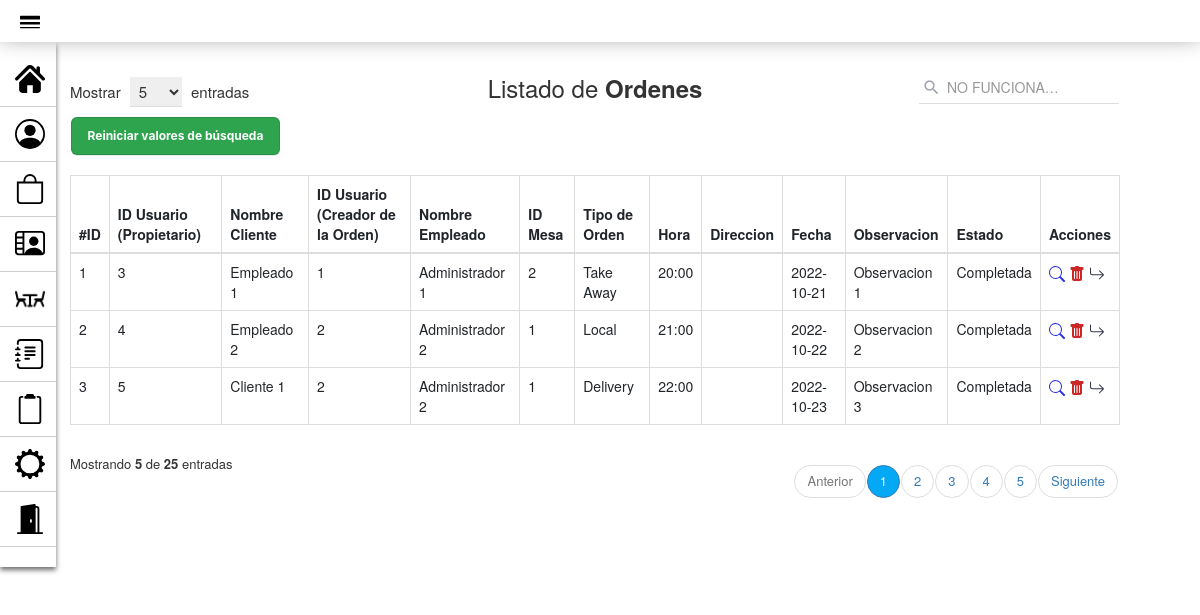
Screenshot of /PAGINA_GestionOrdenes.php with the database file from the repository.
### tables this page shows
CREATE TABLE `orden` (
  `id_orden` int(10) PRIMARY KEY NOT NULL AUTO_INCREMENT COMMENT 'ID de la orden',  
  `cliente_orden` int(10) NULL COMMENT 'Cliente al que le corresponde la orden',
  `empleado_orden` int(10) NULL COMMENT 'Empleado que realizó la orden',
  `mesa_orden` int(10) NULL COMMENT 'Mesa asignada a la orden',
  `tipo_orden` enum('Local','Take Away','Delivery') NULL COMMENT 'Tipo de orden',
  `hora` varchar(5) NOT NULL COMMENT 'Hora de la orden',
  `direccion` varchar(80) NULL COMMENT 'Dirección de la orden',
  `fecha` date NOT NULL COMMENT 'Fecha de la orden realizada',
  `observacion` varchar(90) NULL COMMENT 'Comentarios para el pedido',
  `estado_orden` enum('Generandose...','Pendiente','En Proceso','Completada') NOT NULL COMMENT 'Estado de la orden',
  CONSTRAINT cliente_orden FOREIGN KEY (cliente_orden) REFERENCES usuario(id_usuario),
  CONSTRAINT empleado_orden FOREIGN KEY (empleado_orden) REFERENCES usuario(id_usuario),
  CONSTRAINT mesa_orden FOREIGN KEY (mesa_orden) REFERENCES mesa(id_mesa)
);

### modelo/conexion.php (called while the page is built)
<?php
class Conectar{
    public static function conexion (){
        try{
            $host ="localhost";
            $user ="root";
            $pass="";
            $bd="proyecto_grupo2";
            $con = mysqli_connect($host,$user,$pass);
            mysqli_select_db($con,$bd);
            return $con;
        }catch(Exception $e){
    die('Error'.$e->getMessage());
    echo "La linea de error " . $e->getLine();
        }
    }
    }
?>

### modelo/Orden.php (called while the page is built, shortened)
<?php
class Orden
{
    private $con;
    private $orden;
    public function __construct()
    {
        require_once("conexion.php");
        $this->con = conectar::conexion();
    }
    public function listar_ordenes()
    {
        $sql = "SELECT *
        FROM orden ORDER BY id_orden";
        $query = mysqli_query($this->con, $sql);
        while ($filas = mysqli_fetch_array($query)) {
            $this->orden[] = $filas;
        }
        return $this->orden;
    }
}
?>

### vista/Orden_VISTA.php (the view, shortened to what this page needs)
<!DOCTYPE html>
<html lang="es">
<head>
    <link rel="stylesheet" href="assets/styles2.css">
    <link href="https://cdn.jsdelivr.net/npm/bootstrap@5.2.0/dist/css/bootstrap.min.css" rel="stylesheet">
    <link href="https://maxcdn.bootstrapcdn.com/bootstrap/3.3.7/css/bootstrap.min.css" rel="stylesheet">
</head>
<body>
    <div class="container">
        <div class="table-responsive">
            <div class="table-wrapper">
                <div class="table-title">
                    <div class="row">
                        <div class="col-xs-4">
                            <div class="show-entries">
                                <span>Mostrar</span>
                                <select>
                                    <option>5</option>
                                </select>
                                <span>entradas</span>
                            </div>
                        </div>
                        <div class="col-xs-4">
                            <h2 class="text-center">Listado de <b>Ordenes</b></h2>
                        </div>
                        <?php require_once("vista/BUSCAR_Orden_VISTA.php"); ?>
                        <table class="table table-bordered">
                            <thead>
                                <tr>
                                    <th>#ID</th>
                                    <th>ID Usuario (Propietario)</th>
                                    <th>Nombre Cliente</th>
                                    <th>ID Usuario (Creador de la Orden)</th>
                                    <th>Nombre Empleado</th>
                                    <th>ID Mesa</th>
                                    <th>Tipo de Orden</th>
                                    <th>Hora</th>
                                    <th>Direccion</th>
                                    <th>Fecha</th>
                                    <th>Observacion</th>
                                    <th>Estado</th>
                                    <th>Acciones</th>
                                </tr>
                            </thead>
                            <tbody>
                                <?php foreach ($matrizOrden as $orden) : ?>
                                    <tr>
                                        <td scope="row"><?php echo $orden['id_orden'] ?></td>
                                        <td><?php echo $orden['cliente_orden'] ?></td>
                                        <td><?php echo $_SESSION['cliente_orden'] ?></td>
                                        <td><?php echo $orden['empleado_orden'] ?></td>
                                        <td><?php echo $_SESSION['empleado_orden'] ?></td>
                                        <td><?php echo $orden['mesa_orden'] ?></td>
                                        <td><?php echo $orden['tipo_orden'] ?></td>
                                        <td><?php echo $orden['hora'] ?></td>
                                        <td><?php echo $orden['direccion'] ?></td>
                                        <td><?php echo $orden['fecha'] ?></td>
                                        <td><?php echo $orden['observacion'] ?></td>
                                        <td><?php echo $orden['estado_orden'] ?></td>
                                        <td>
                                            <a href="PAGINA_VerOrden.php?id=<?php echo $orden['id_orden'] ?>" title="Ver Orden"><img src="assets/iconos/icono-lupa.svg"></a>
                                            <a href="controlador/eliminar_Orden_controlador.php?id=<?php echo $orden['id_orden'] ?>" title="Eliminar" onclick="javascript:return asegurar();"><img src="assets/iconos/icono-papelera.svg"></a>
                                            <a href="controlador/AvanzarEstadoOrden_controlador.php?id=<?php echo $orden['id_orden'] ?>" title="Avanzar Estado"><img src="assets/iconos/icono-flecha.svg"></a>
                                        </td>
                                    </tr>
                                <?php endforeach; ?>
                            </tbody>
                        </table>
                        <div class="clearfix">
                            <div class="hint-text">Mostrando <b>5</b> de <b>25</b> entradas</div>
                            <ul class="pagination">
                                <li class="page-item disabled"><a href="#">Anterior</a></li>
                                <li class="page-item active"><a href="#" class="page-link">1</a></li>
                                <li class="page-item"><a href="#" class="page-link">2</a></li>
                                <li class="page-item"><a href="#" class="page-link">3</a></li>
                                <li class="page-item"><a href="#" class="page-link">4</a></li>
                                <li class="page-item"><a href="#" class="page-link">5</a></li>
                                <li class="page-item"><a href="#" class="page-link">Siguiente</a></li>
                            </ul>
                        </div>
                    </div>
                </div>
</body>
</html>

### assets/styles2.css (style rules this page uses)
body { font-family: 'Roboto', sans-serif; background-repeat: no-repeat; background-size: cover; }
.table-responsive { margin: 50px 0; margin-left: 20px; }
.table-wrapper { min-width: 35em; background: #fff; padding: 20px; box-shadow: 0 1px 1px rgba(0, 0, 0, .05); }
.table-title { font-size: 15px; padding-bottom: 10px; margin: 0 0 10px; min-height: 45px; }
.table-title h2 { margin: 5px 0 0; font-size: 24px; }
.table-title select { border-color: #ddd; border-width: 0 0 1px 0; padding: 3px 10px 3px 5px; margin: 0 5px; }
.table-title .show-entries { margin-top: 7px; }
table.table tr th, table.table tr td { border-color: #e9e9e9; }
table.table td:last-child { width: fit-content; }
table.table td a { color: #a0a5b1; }
.pagination { float: right; margin: 0 0 5px; }
.pagination li a { border: none; font-size: 13px; min-width: 30px; min-height: 30px; padding: 0 10px; color: #999; margin: 0 2px; line-height: 30px; border-radius: 30px !important; text-align: center; }
.pagination li.active a { background: #03A9F4; }
.hint-text { float: left; margin-top: 10px; font-size: 13px; }

### assets/styles_navbar.css (style rules this page uses)
* { margin: 0px; padding: 0px; }

### rows the page displays
orden: id_orden "1", cliente_orden "3", cliente_orden "Empleado 1", empleado_orden "1", empleado_orden "Administrador 1", mesa_orden "2", tipo_orden "Take Away", hora "20:00", fecha "2022-10-21", observacion "Observacion 1", estado_orden "Completada"
orden: id_orden "2", cliente_orden "4", cliente_orden "Empleado 2", empleado_orden "2", empleado_orden "Administrador 2", mesa_orden "1", tipo_orden "Local", hora "21:00", fecha "2022-10-22", observacion "Observacion 2", estado_orden "Completada"
orden: id_orden "3", cliente_orden "5", cliente_orden "Cliente 1", empleado_orden "2", empleado_orden "Administrador 2", mesa_orden "1", tipo_orden "Delivery", hora "22:00", fecha "2022-10-23", observacion "Observacion 3", estado_orden "Completada"
